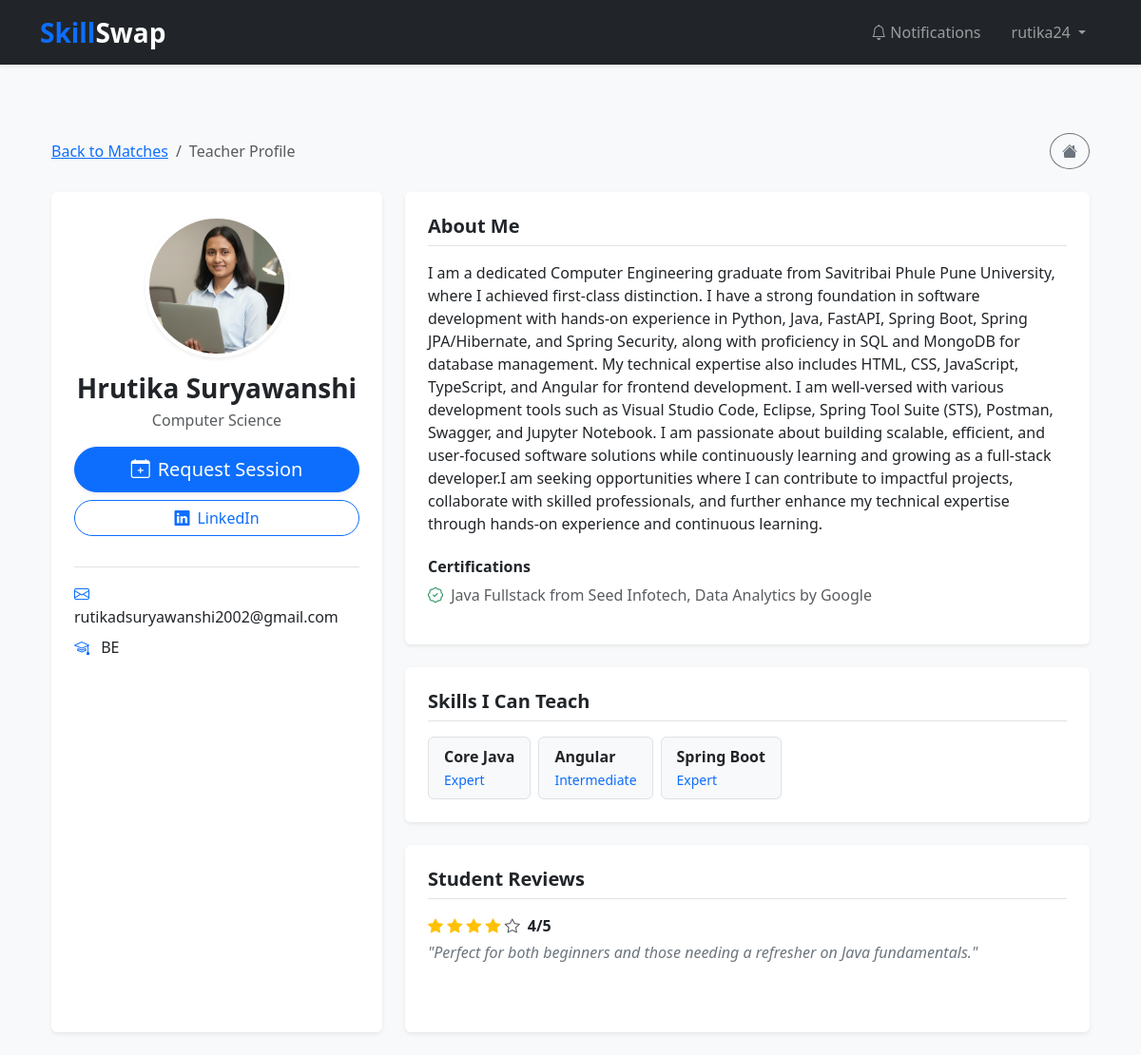
The app's page /skills/profile/2/ (signed in) with its own data.
### accounts/models.py (models this page shows, shortened)
class userProfile(models.Model):
    user = models.OneToOneField(User, on_delete=models.CASCADE)
    education = models.CharField(max_length=100)
    specialization = models.CharField(max_length=100, null=True, blank=True)
    certifications = models.CharField(max_length=200, null=True, blank=True)
    bio = models.TextField()
    timezone = models.CharField(max_length=50, default='Asia/Kolkata')
    profile_picture = models.ImageField(upload_to="profiles/", blank=True, null=True)
    linkedin = models.URLField(max_length=255, blank=True, null=True)
    created_at = models.DateTimeField(auto_now_add=True)

### skills/models.py (models this page shows, shortened)
class TeachSkill(models.Model):
    LEVEL_CHOICES = (
        ("Beginner", "Beginner"),
        ("Intermediate", "Intermediate"),
        ("Expert", "Expert"),
    )
    user = models.ForeignKey(User, on_delete=models.CASCADE)
    skill = models.ForeignKey(Skill, on_delete=models.CASCADE)
    experience_level = models.CharField(max_length=20, choices=LEVEL_CHOICES)
    class Meta:
        unique_together = ('user', 'skill')

class Skill(models.Model):
    name = models.CharField(max_length=100, unique=True)
    def __str__(self):
        return self.name

### reviews/models.py (models this page shows, shortened)
class Review(models.Model):
    session = models.OneToOneField(Session_Schedule, on_delete=models.CASCADE)
    reviewer = models.ForeignKey(User, on_delete=models.CASCADE)
    rating = models.IntegerField()
    comments = models.TextField(blank=True)
    created_at = models.DateTimeField(auto_now_add=True)

### skills/views.py (the view)
# urls.py: path("profile/<int:user_id>/", views.view_teacher_profile, name="view_teacher_profile"),
@login_required
def view_teacher_profile(request, user_id):
    teacher = get_object_or_404(User, id=user_id)
    profile = teacher.userprofile
    teach_skills = TeachSkill.objects.filter(user=teacher)
    learn_skills = LearnSkill.objects.filter(user=teacher)
    reviews = Review.objects.filter(session__teacher=teacher)
    return render(
        request,
        "skills/teacher_profile.html",
        {
            "teacher": teacher,
            "profile": profile,
            "teach_skills": teach_skills,
            "learn_skills": learn_skills,
            "reviews": reviews,
        },
    )

### templates/skills/teacher_profile.html (shortened to what this page needs)
{% extends "base.html" %} {% block content %}
<div class="container py-4">
  <div class="d-flex justify-content-between align-items-center mb-4">
  <nav aria-label="breadcrumb">
    <ol class="breadcrumb mb-0">
      <li class="breadcrumb-item">
      <a href="{% url 'matching' %}">Back to Matches</a>
    </li>
      <li class="breadcrumb-item active">
        Teacher Profile
      </li>
    </ol>
  </nav>
  <a href="{% url 'dashboard' %}"
     class="btn btn-outline-secondary rounded-circle"
     title="Go to Dashboard">
      <i class="bi bi-house-fill"></i>
  </a>
</div>
  <div class="row g-4">
    <div class="col-lg-4">
      <div class="card border-0 shadow-sm text-center p-4 h-100">
        <div class="mb-3">
          {% if profile.profile_picture %}
          <img
            src="{{ profile.profile_picture.url }}"
            class="rounded-circle shadow-sm border border-4 border-white"
            style="width: 150px; height: 150px; object-fit: cover"
          />
          {% endif %}
        </div>
        <h3 class="fw-bold mb-1">
          {% if teacher.first_name %}{{ teacher.first_name }} {{teacher.last_name }}{% else %}{{ teacher.username }}{% endif %}
        </h3>
        <p class="text-muted mb-3">
          {{profile.specialization|default:"SkillSwap Educator" }}
        </p>
        <div class="d-grid gap-2 mb-4">
          <a
            href="{% url 'request_session' teacher.id %}"
            class="btn btn-primary btn-lg rounded-pill shadow-sm"
          >
            <i class="bi bi-calendar-plus me-2"></i>Request Session
          </a>
          {% if profile.linkedin %}
          <a
            href="{{ profile.linkedin }}"
            target="_blank"
            class="btn btn-outline-primary rounded-pill"
          >
            <i class="bi bi-linkedin me-2"></i>LinkedIn
          </a>
          {% endif %}
        </div>
        <div class="text-start border-top pt-3 mt-2">
          <p class="mb-2">
            <i class="bi bi-envelope me-2 text-primary"></i> {{ teacher.email }}
          </p>
          <p class="mb-0">
            <i class="bi bi-mortarboard me-2 text-primary"></i> {{profile.education|default:"Degree details hidden" }}
          </p>
        </div>
      </div>
    </div>
    <div class="col-lg-8">
      <div class="card border-0 shadow-sm mb-4">
        <div class="card-body p-4">
          <h5 class="fw-bold border-bottom pb-2 mb-3">About Me</h5>
          <p class="card-text text-secondary">
            {{ profile.bio|linebreaks|default:"This teacher hasn't added a bio yet." }}
          </p>
          {% if profile.certifications %}
          <h6 class="fw-bold mt-4 mb-2">Certifications</h6>
          <p class="text-muted">
            <i class="bi bi-patch-check text-success me-1"></i> {{profile.certifications }}
          </p>
          {% endif %}
        </div>
      </div>
      <div class="card border-0 shadow-sm mb-4">
        <div class="card-body p-4">
          <h5 class="fw-bold border-bottom pb-2 mb-3">Skills I Can Teach</h5>
          <div class="d-flex flex-wrap gap-2">
            {% for s in teach_skills %}
            <div
              class="border rounded p-2 px-3 bg-light d-flex align-items-center"
            >
              <div>
                <div class="fw-bold text-dark">{{ s.skill }}</div>
                <small class="text-primary">{{ s.experience_level }}</small>
              </div>
            </div>
            {% empty %}
            <p class="text-muted">No teaching skills listed.</p>
            {% endfor %}
          </div>
        </div>
      </div>
      <div class="card border-0 shadow-sm">
        <div class="card-body p-4">
          <h5 class="fw-bold border-bottom pb-2 mb-3">Student Reviews</h5>
          {% if reviews %} {% for r in reviews %}
          <div
            class="mb-3 pb-3 {% if not forloop.last %}border-bottom{% endif %}"
          >
            <div class="text-warning mb-1">
              {% for i in "12345"|make_list %} {% if forloop.counter <= r.rating%}
              <i class="bi bi-star-fill"></i>
              {% else %}
              <i class="bi bi-star text-muted"></i>
              {% endif %}
              {% endfor %}
              <span class="text-dark fw-bold ms-1">{{ r.rating }}/5</span>
            </div>
            <p class="fst-italic text-secondary">"{{ r.comments }}"</p>
          </div>
          {% endfor %} {% else %}
          <div class="text-center py-4 text-muted">
            <i class="bi bi-chat-left-dots fs-2 d-block mb-2"></i>
            No reviews yet. Be the first to learn from this teacher!
          </div>
          {% endif %}
        </div>
      </div>
    </div>
  </div>
</div>
{% endblock %}

### templates/base.html (shortened to what this page needs)
<!DOCTYPE html>
<html>
  <head>
    <link rel="stylesheet" href="https://cdn.jsdelivr.net/npm/bootstrap@5.3.2/dist/css/bootstrap.min.css" />
    <link rel="stylesheet" href="https://cdn.jsdelivr.net/npm/bootstrap-icons@1.11.1/font/bootstrap-icons.css">
  </head>
  <body class="bg-light">
    <nav class="navbar navbar-expand-lg navbar-dark bg-dark shadow-sm mb-5">
      <div class="container">
        <a class="navbar-brand fw-bold fs-3" href="/">
          <span class="text-primary">Skill</span>Swap
        </a>
        <div class="collapse navbar-collapse" id="navbarNav">
          <ul class="navbar-nav ms-auto align-items-lg-center">
            {% if request.user.is_authenticated %}
            <li class="nav-item">
              <a class="nav-link px-3" href="{% url 'my_notifications' %}">
                <i class="bi bi-bell"></i> Notifications
              </a>
            </li>
            <li class="nav-item dropdown px-lg-2">
              <a class="nav-link dropdown-toggle" href="#" role="button" data-bs-toggle="dropdown" aria-expanded="false">
                {{ request.user.username }}
              </a>
            </li>
            {% endif %}
          </ul>
        </div>
      </div>
    </nav>
    <div class="container">
        {% block content %}{% endblock %}
    </div>
  </body>
</html>

### records on screen
userProfile: profile_picture (picture), specialization "Computer Science", education "BE", bio "I am a dedicated Computer Engineering graduate from Savitribai Phule Pune University, where I achieved first-class distinction. I have a strong foundation in software development with hands-on experience in Python, Java, FastAPI, Spring Boot, Spring JPA/Hibernate, and Spring Security, along with proficiency in SQL and MongoDB for database management. My technical expertise also includes HTML, CSS, JavaScript, TypeScript, and Angular for frontend development. I am well-versed with various development tools such as Visual Studio Code, Eclipse, Spring Tool Suite (STS), Postman, Swagger, and Jupyter Notebook. I am passionate about building scalable, efficient, and user-focused software…", certifications "Java Fullstack from Seed Infotech, Data Analytics by Google"
TeachSkill: skill "Core Java", experience_level "Expert"
TeachSkill: skill "Angular", experience_level "Intermediate"
TeachSkill: skill "Spring Boot", experience_level "Expert"
Review: rating "4", comments "Perfect for both beginners and those needing a refresher on Java fundamentals."

### other values on screen
{{ request.user.username }} "rutika24"
{{ teacher.first_name }} "Hrutika"
{{ teacher.last_name }} "Suryawanshi"
{{ teacher.email }} "rutikadsuryawanshi2002@gmail.com"
